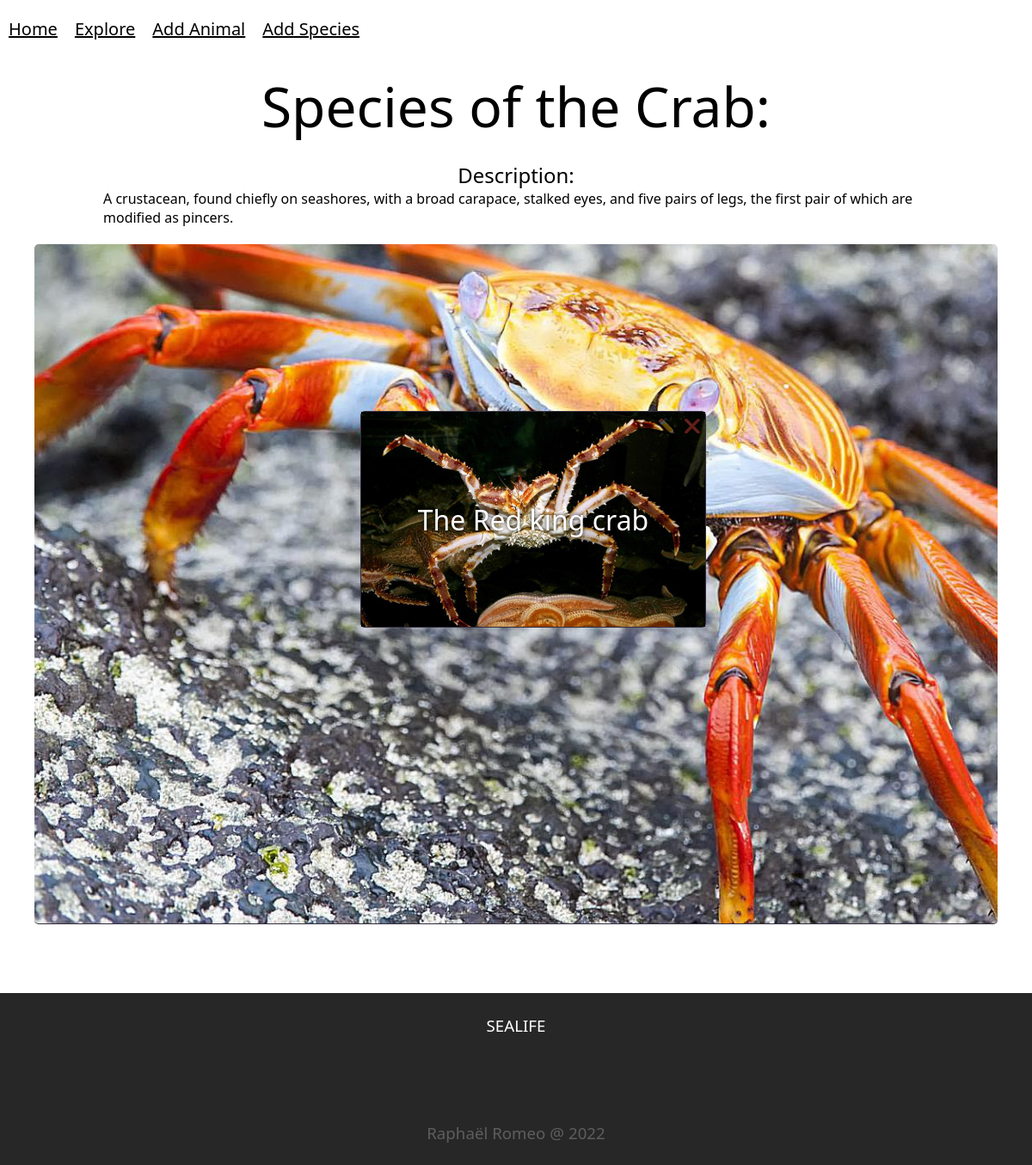
The app's page /afficheCategory/58/, older data.
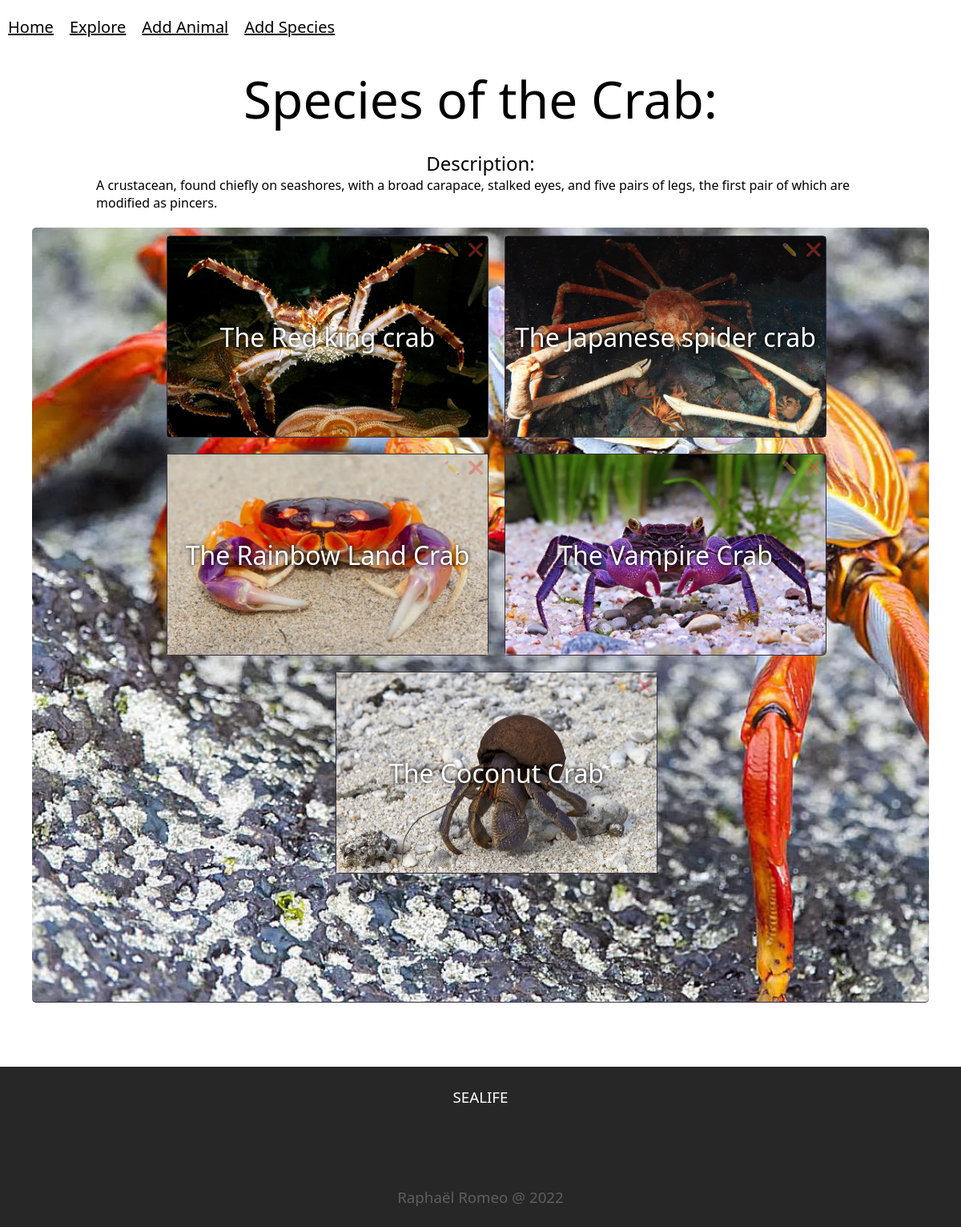
The same page, newer data.
### sealife/models.py (models this page shows, shortened)
class Categories(models.Model):
    name = models.CharField(max_length=100)
    description = models.TextField(null=True, blank=True)
    image = models.ImageField(upload_to='images')

class Animal(models.Model):
    category = models.ForeignKey(Categories, on_delete=models.CASCADE, null="true")
    species = models.CharField(max_length=100)
    image = models.ImageField(upload_to='images')
    date_discovered = models.DateField(blank=False,default=django.utils.timezone.now)
    size = models.IntegerField(blank=False)
    weight = models.FloatField(blank=False)
    lifespan = models.IntegerField(blank=False)
    depth = models.IntegerField(blank=False)
    locations = models.TextField(null=True, blank=True)
    description = models.TextField(null=True, blank=True)
    def __str__(self):
        name = f"The {self.species}"
        return name

### sealife/views.py (the view)
# urls.py: path('afficheCategory/<int:id>/',views.afficheCategory),
def afficheCategory(request, id):
    animal = models.Categories.objects.get(pk=id)
    species = list(models.Animal.objects.filter(category=models.Categories.objects.get(pk=id)))
    return render(request,"category.html",{'liste': species,'animal': animal})

### sealife/templates/category.html (shortened to what this page needs)
{% extends "main.html" %} <!-- si le gabarit n'est pas dans templates mais dans le
{% block content %}
<div class="affiche">
<h1 class="show_title"> Species of the {{animal.name}}: </h1>
        <h2>Description: </h2>
		<p>{{animal.description}}</p>
<ol>
        {% for l in liste %}
            <li class="categories category_text"><h4 class="name_animal"> {{l}} </h4><a class="image_animal" href="/sealife/affiche/{{l.id}}"><img class="image_animal" src="/sealife{{l.image.url}}"/></a> {{l}} <div class="actions"><a class="category_text" href="/sealife/update/{{l.id}}"> ✏️ </a><a class="category_text" href="/sealife/delete/{{l.id}}"> ❌ </a></div></li>
        {%endfor%}
</ol>
</div>
{% endblock %}

### sealife/templates/main.html (shortened to what this page needs)
<!DOCTYPE html>
<html id="html" lang="fr">
<head>
{%load static%}
<link rel="stylesheet" href="{%static 'main.css' %}" type="text/css">
</head>
<body>
<nav id="nav"><a></a><a class="nav_link" href="/sealife/" style="font-weight:500">Home</a><a class="nav_link" href="/sealife/search" style="font-weight:500">Explore</a><a class="nav_link" href="/sealife/ajoutCategory" style="font-weight:500">Add Animal</a> <a class="nav_link" href="/sealife/ajout" style="font-weight:500">Add Species</a> </nav>
{% block content %}
{% endblock %}
<div id="footer" class="content footer"><h3 class="footer_text"> SEALIFE </h3><div class="sub_footer">  <a class="social_link_href" href="mailto:pro.raphaelromeo1@gmail.com"><div class="social_link"></div></a><a class="social_link_href" href="#top"><div class="social_link"></div></a><a class="social_link_href" target="blank_" href="https://www.instagram.com/raphr03/"><div class="social_link"></div></a> </div> <div class="sub_footer"> <h3 class="footer_text" style="opacity:25%"> Raphaël Romeo @ 2022 </h3></div></div>
</body>
</html>

### sealife/static/main.css (style rules this page uses)
* { font-family: 'Segoe UI', Tahoma, Geneva, Verdana, sans-serif;margin:0px;font-weight:1; }
html { overflow-x:hidden; }
body { overflow-x:hidden;background:transparent;min-height:100vh;display:flex;align-items:center;flex-direction:column;position:relative }
nav { position:fixed;top:0px;width:100%;display:flex;background:rgba(255,255,255,0.4);z-index:1 }
a { color:white }
.nav_link { color:inherit;font-size:20px;margin:10px;margin-top:20px }
.content { background:#EEE; }
h3 { color:#746f94 }
.footer_text { text-align:center;color:white;margin:25px }
.sub_footer { width:100%;min-height:50px;display:flex;justify-content:center;align-items:center;background:#272727 }
.social_link_href { height:50px;width:50px;margin-left:10px;margin-right:10px }
.social_link { min-width:50px;min-height:50px; }
.social_link_href:nth-child(1) > div { background:url(https://techcommunity.microsoft.com/t5/image/serverpage/image-id/172206i70472167E79B9D0F/image-size/large?v=v2&px=999);background-size:cover }
.social_link_href:nth-child(2) > div { background:url(https://cdn-icons-png.flaticon.com/512/2111/2111370.png);background-size:cover }
.social_link_href:nth-child(3) > div { background:url(https://upload.wikimedia.org/wikipedia/commons/thumb/9/96/Instagram.svg/480px-Instagram.svg.png);background-size:cover }
.content:nth-child(3) { grid-column:1/7;display:flex;align-items:center;flex-direction:column;padding:20px;padding-bottom:100px; }
.footer { width:100%;padding:0;background:#272727 }
ol { width:auto;list-style:none;display:flex;flex-wrap:wrap;justify-content:center;grid-column:1/7;border-bottom:1px solid #342f40;padding-bottom:150px; }
.categories { border-radius:5px;min-width:400px;height:250px;border:1px solid #342f40;margin:10px;display:flex;justify-content:center;align-items:center;flex-direction:column; }
.actions { display:flex;justify-content:flex-end;width:400px;position:absolute;pointer-events:none;height:250px; }
.actions > a { pointer-events:all;text-decoration:none;margin:5px;height:15px;opacity:40% }
.name_animal { position:absolute;color:white;text-shadow:0px 0px 5px black;z-index:1;pointer-events:none;font-size:32px }
.show_title { font-size:64px;text-shadow:0px 0px 5px white }
.affiche > ol { min-height:80vh;margin-top:20px;width:90%;align-content:center; }
.affiche > h1 , .affiche > p { padding-right:10%;padding-left:10% }
.affiche > h1 { padding-bottom:20px }
.affiche { min-height:100vh;width:100%;margin-top:80px;margin-bottom:80px;display:flex;flex-direction:column;align-items:center }
.image_animal { position:absolute;width:400px;height:250px;object-fit:cover; }
#footer { height:auto;padding:0 }

Row changes from the older to the newer data that the page shows:
added Animal: image (picture), species "The Japanese spider crab"
added Animal: image (picture), species "The Rainbow Land Crab"
added Animal: image (picture), species "The Vampire Crab"
added Animal: image (picture), species "The Coconut Crab"
